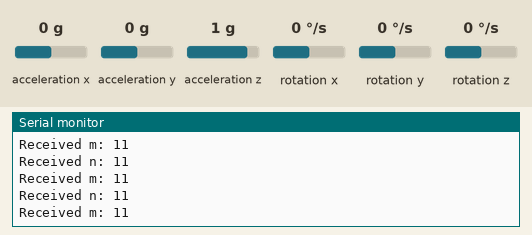
The sketch below on a simulated Arduino Uno, built with avr-gcc and run on an emulated ATmega328P. On the bench: the last lines printed to the serial monitor. Wiring (inferred from the names in the program): MPU-6050 motion sensor at I2C address 0x68. Inputs (shaded band) come from the test bench; at power-on: acceleration x 0 g, acceleration y 0 g, acceleration z 1 g, rotation x 0 °/s, rotation y 0 °/s, rotation z 0 °/s.

Above: at 1.2 s.
1.3 s: acceleration x set to -1.4 g
At 1.9 s:
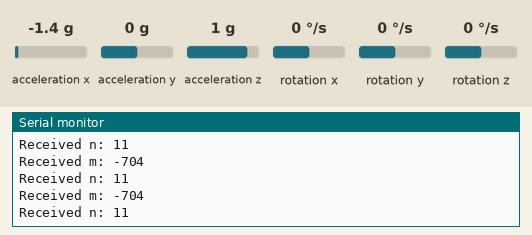
2.8 s: acceleration y set to -1.4 g
At 3.7 s:
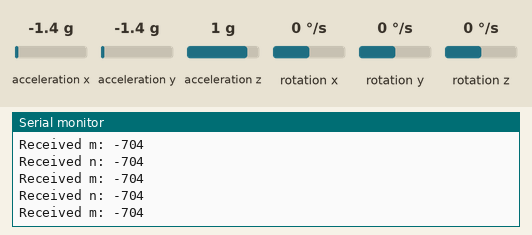
5.8 s: acceleration x set to 0.8 g
At 6.9 s:
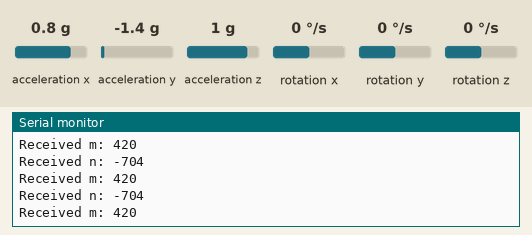
8.8 s: acceleration x set to -0.8 g
At 9.3 s:
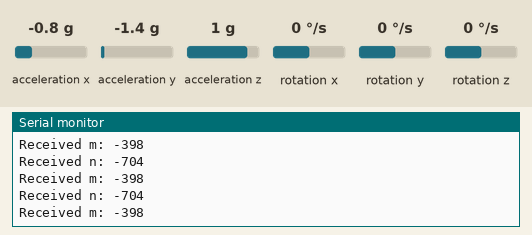
11.8 s: acceleration y set to 0 g
At 12.5 s:
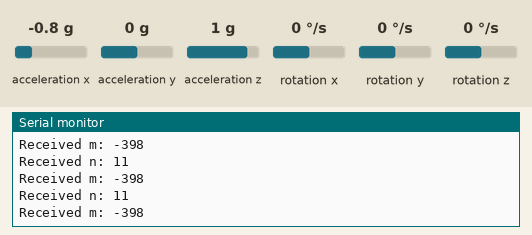
14.8 s: acceleration y set to -0.8 g
At 15.5 s:
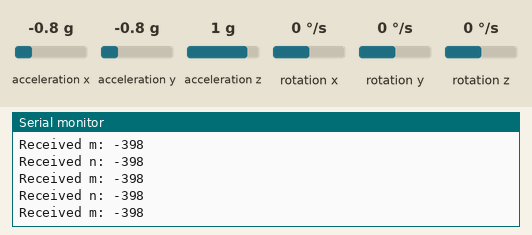
Timing chart, 0 to 17.8 s (numbered marks = the images above; inputs shaded):
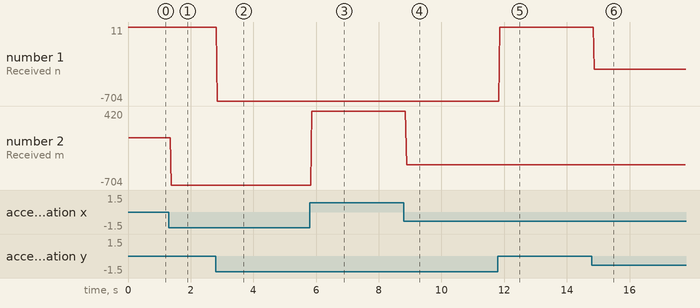

Measured:
- after the input at 1.3 s, the serial monitor: prints a new line after 0.08 s (image 1)
- after the input at 2.8 s, the serial monitor: prints a new line after 0.05 s (image 2)
- after the input at 5.8 s, the serial monitor: prints a new line after 0.07 s (image 3)
- after the input at 8.8 s, the serial monitor: prints a new line after 0.09 s (image 4)
- after the input at 11.8 s, the serial monitor: prints a new line after 0.06 s (image 5)
- after the input at 14.8 s, the serial monitor: prints a new line after 0.07 s (image 6)
- plotted number 1: -704 → 11 after the input at 11.8 s
- plotted number 2: 11 → -704 after the input at 1.3 s, -704 → 420 after the input at 5.8 s, 420 → -398 after the input at 8.8 s

The sketch:

Transmitter.ino
```cpp
#include <Wire.h>
#include <SoftwareSerial.h>

SoftwareSerial mybt(2, 3);

const int MPU_addr = 0x68;  // I2C address of the MPU-6050

int16_t accelerometer_x, accelerometer_y;

void setup() {
  Wire.begin();
  Wire.beginTransmission(MPU_addr);
  Wire.write(0x6B);  // PWR_MGMT_1 register
  Wire.write(0);     // set to zero (wakes up the MPU-6050)
  Wire.endTransmission(true);

  mybt.begin(9600);
  Serial.begin(9600);
}

void loop() {
  Wire.beginTransmission(MPU_addr);
  Wire.write(0x3B);  // starting with register 0x3B (ACCEL_XOUT_H)
  Wire.endTransmission(false);
  Wire.requestFrom(MPU_addr, 14, true);  // request a total of 14 registers

  accelerometer_x = Wire.read() << 8 | Wire.read();  // 0x3B (ACCEL_XOUT_H) & 0x3C (ACCEL_XOUT_L)
  accelerometer_y = Wire.read() << 8 | Wire.read();  // 0x3D (ACCEL_YOUT_H) & 0x3E (ACCEL_YOUT_L)

  int m = map(accelerometer_x, -16384, 16383, 0, 1023);
  int n = map(accelerometer_y, -16384, 16383, 0, 1023);

  n -= 500;
  m -= 500;
  Serial.print("Received n: ");
  Serial.println(n);
  Serial.print("Received m: ");
  Serial.println(m);

  delay(20);

   mybt.print(n);
    mybt.print(',');
    mybt.println(m);
}
```
